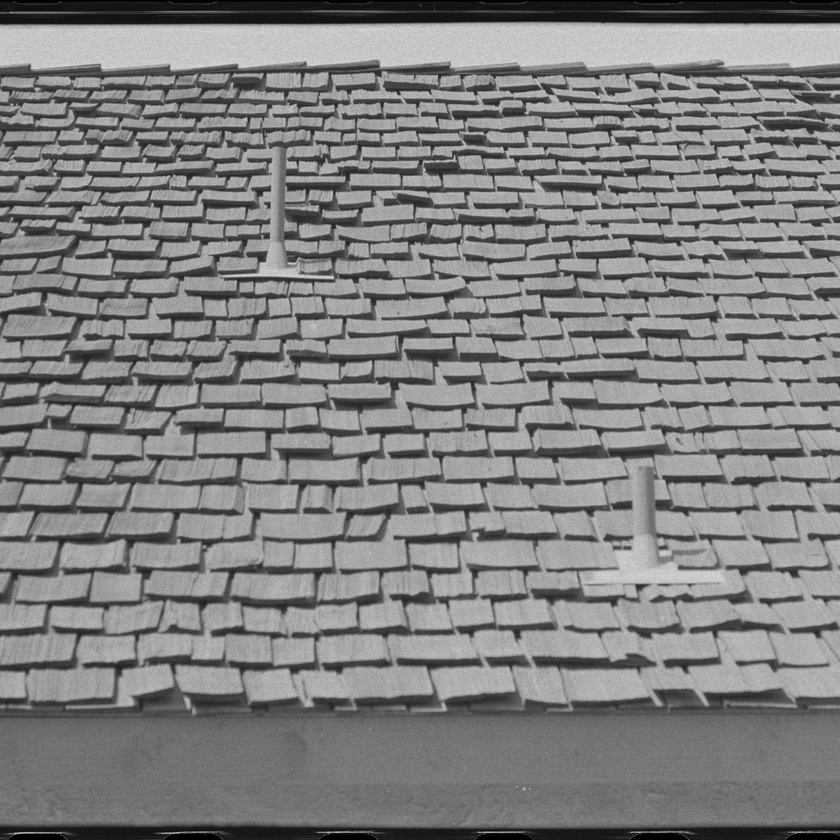
#> input picture Horizontal texture features/textures/1.4.02.tiff, 840 x 840 px, shrunk from 1024 x 1024 before the run, found by its file name
$ python playground_3.py
#> lines starting #> are read from the running program, lines starting #| are printed output that depends on the picture
import numpy as np
import matplotlib.pyplot as plt
import cv2

from scipy.signal import convolve2d as conv2

from skimage import color, data, restoration


astro = cv2.imread(r'C:\Users\ASUS\Desktop\Image processing\Horizontal texture features\textures\1.4.02.tiff', cv2.IMREAD_GRAYSCALE)
#> astro is the input picture: shape (840, 840); min 0, max 220, mean 128.7
astro2 = cv2.imread(r'C:\Users\ASUS\Desktop\Image processing\Horizontal texture features\textures\1.4.02.tiff', cv2.IMREAD_GRAYSCALE)

psf = np.ones((4, 4)) / 16
astro = conv2(astro, psf, 'same')
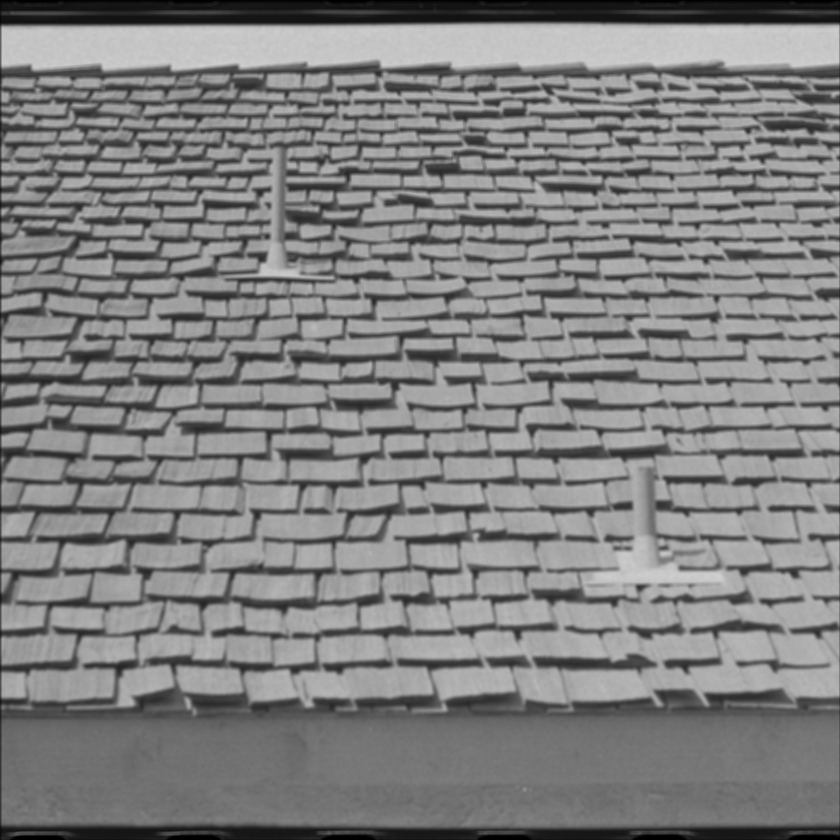
#> astro: shape (840, 840) float64; min 0, max 208.7, mean 128.5

# Add Noise to Image
astro_noisy = astro.copy() +  40* np.random.randn(astro.shape[0], astro.shape[1])
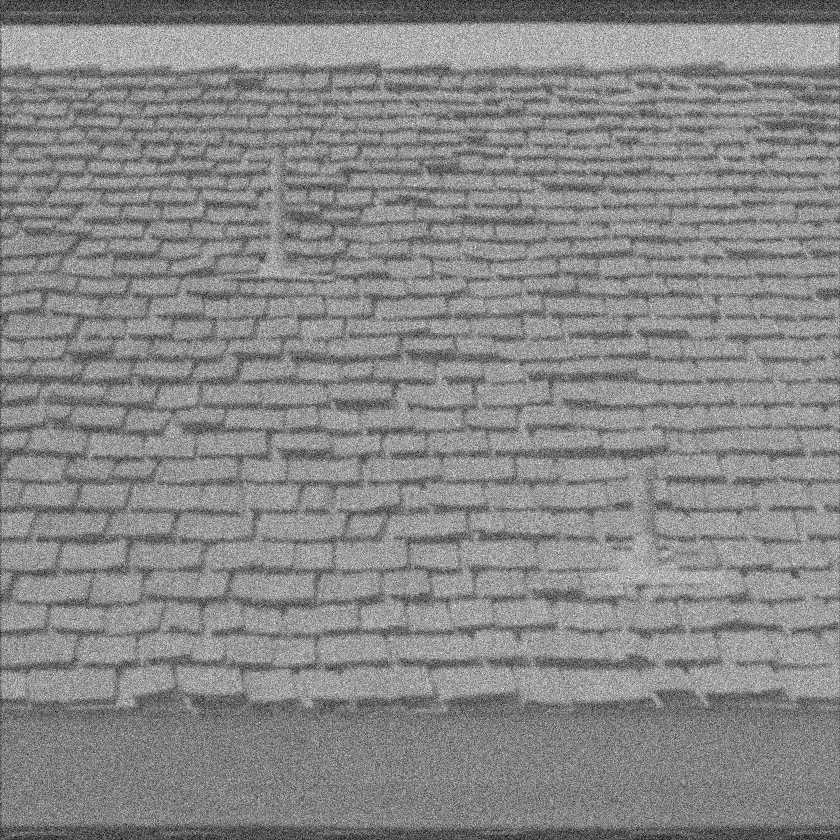
#> astro_noisy: shape (840, 840) float64; min -127.3, max 352, mean 128.6; drawn with min black and max white

astro_noisy = (astro_noisy-np.min(astro_noisy))/(np.max(astro_noisy)-np.min(astro_noisy))
# Restore Image using Richardson-Lucy algorithm
deconvolved_RL = restoration.wiener(astro_noisy, psf, balance= 20)

fig, ax = plt.subplots(nrows=1, ncols=3, figsize=(8, 5))
plt.gray()

for a in (ax[0], ax[1], ax[2]):
       a.axis('off')

ax[0].imshow(astro2)
ax[0].set_title('Original Data')

ax[1].imshow(astro_noisy)
ax[1].set_title('Noisy data')

ax[2].imshow(deconvolved_RL)
ax[2].set_title('Restoration using\nRichardson-Lucy')


fig.subplots_adjust(wspace=0.02, hspace=0.2,
                    top=0.9, bottom=0.05, left=0, right=1)
plt.show()
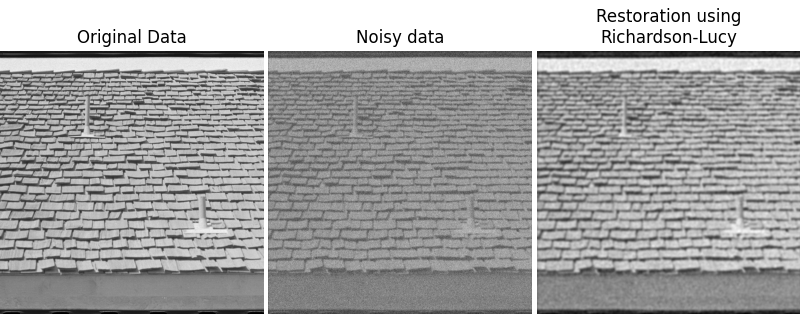
#> figure drawn by matplotlib, 3 panels

$ run again, with Horizontal texture features/textures/1.1.01.tiff copied over Horizontal texture features/textures/1.4.02.tiff
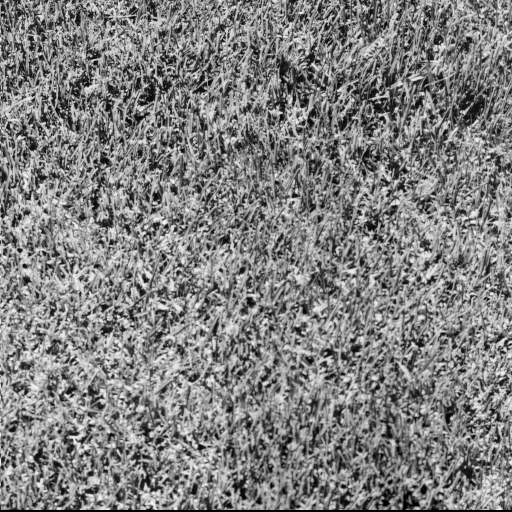
#> input picture Horizontal texture features/textures/1.1.01.tiff, 512 x 512 px, found by its file name
#> astro is the input picture: shape (512, 512); min 0, max 247, mean 128.7
#> `deconvolved_RL = restoration.wiener(astro_noisy, psf, balance= 20)`:
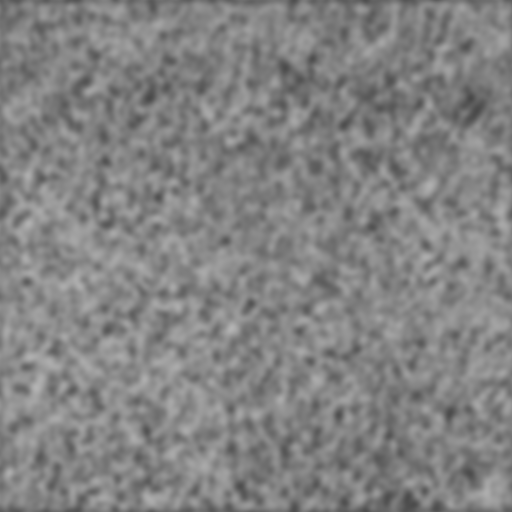
#> deconvolved_RL: shape (512, 512) float64; min 0.285, max 0.707, mean 0.515
#> `plt.show()`:
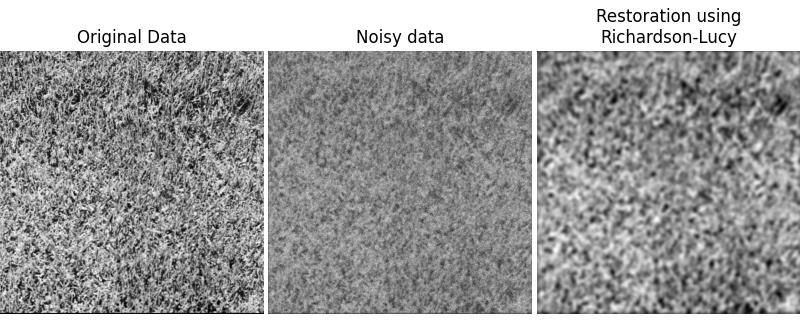
#> figure drawn by matplotlib, 3 panels

$ run again, with Horizontal texture features/textures/1.1.02.tiff copied over Horizontal texture features/textures/1.4.02.tiff
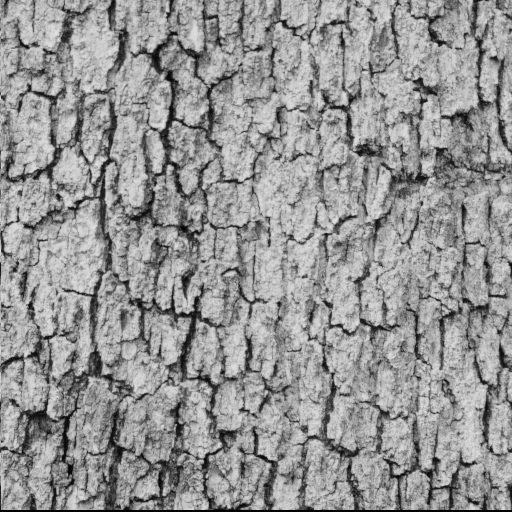
#> input picture Horizontal texture features/textures/1.1.02.tiff, 512 x 512 px, found by its file name
#> astro is the input picture: shape (512, 512); min 0, max 226, mean 148.5
#> `deconvolved_RL = restoration.wiener(astro_noisy, psf, balance= 20)`:
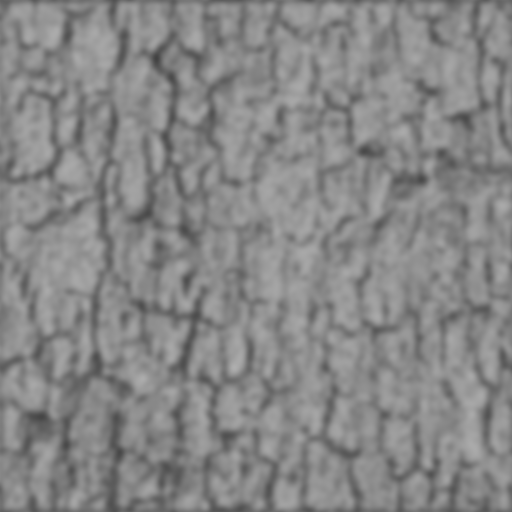
#> deconvolved_RL: shape (512, 512) float64; min 0.259, max 0.687, mean 0.531
#> `plt.show()`:
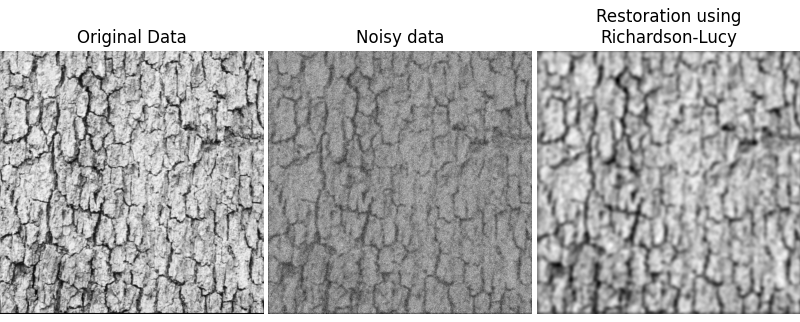
#> figure drawn by matplotlib, 3 panels

$ run again, with Horizontal texture features/textures/1.1.03.tiff copied over Horizontal texture features/textures/1.4.02.tiff
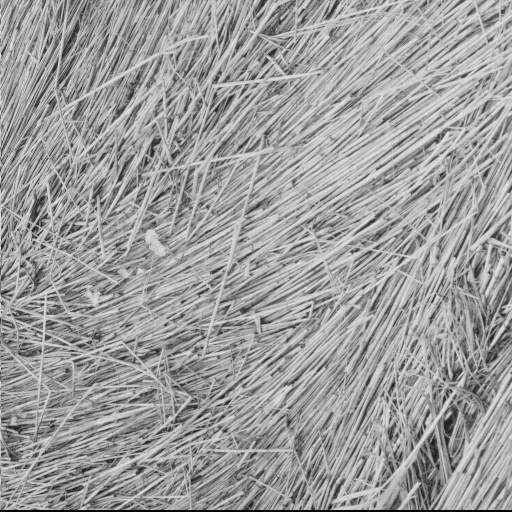
#> input picture Horizontal texture features/textures/1.1.03.tiff, 512 x 512 px, found by its file name
#> astro is the input picture: shape (512, 512); min 0, max 227, mean 156.8
#> `deconvolved_RL = restoration.wiener(astro_noisy, psf, balance= 20)`:
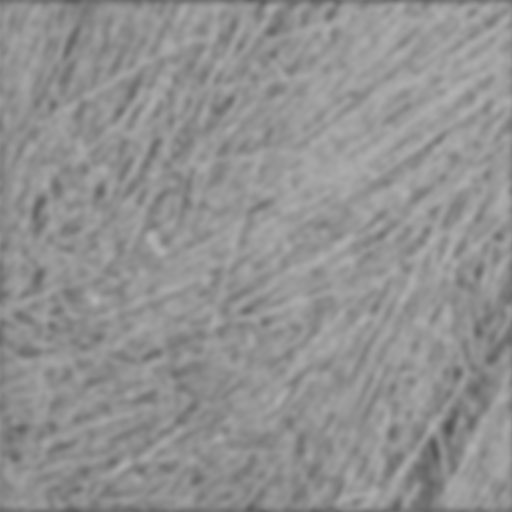
#> deconvolved_RL: shape (512, 512) float64; min 0.327, max 0.703, mean 0.573
#> `plt.show()`:
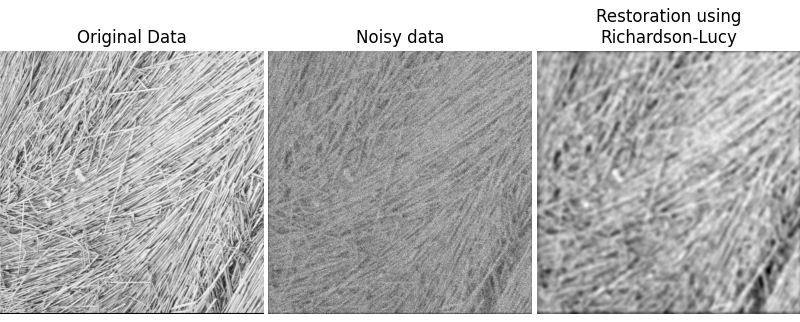
#> figure drawn by matplotlib, 3 panels
